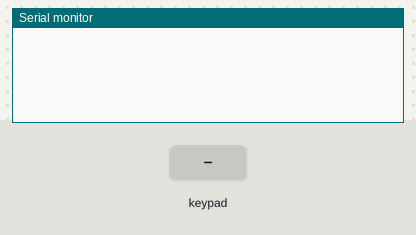
Recording of a sketch running on a simulated Arduino Uno, built with avr-gcc and run on an emulated ATmega328P. On the bench: the last lines printed to the serial monitor. The inputs (shaded band) are chosen by the test bench.

Above: at 1.2 s.
1.3 s: key '1' pressed
At 1.8 s:
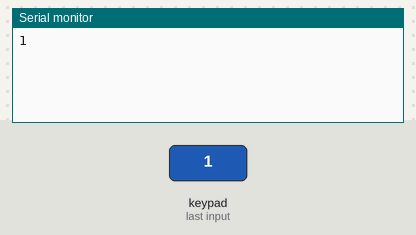
2.8 s: keypad keys 1 2 # pressed 0.4 s apart
At 4.7 s:
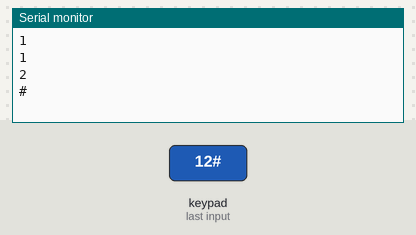
5.5 s: key 'A' pressed
At 6.1 s:
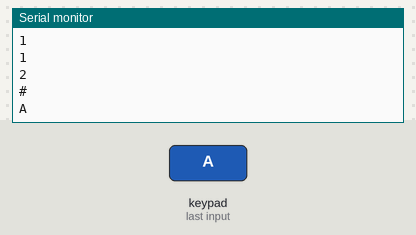
7.0 s: keypad keys 1 2 * pressed 0.4 s apart
At 9.1 s:
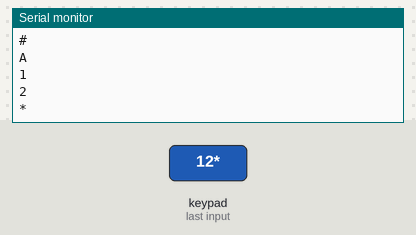
9.7 s: key 'B' pressed
At 10.7 s:
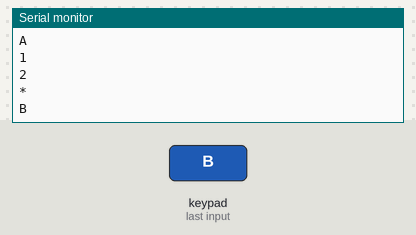
11.2 s: keypad keys 1 2 D pressed 0.4 s apart
At 12.5 s:
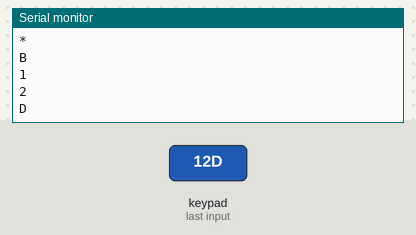

The sketch:

Keypad.ino
```cpp
#include <Keypad.h>
char tasten[4][4] = { {'1','2','3','A'}, {'4','5','6','B'}, {'7','8','9','C'}, {'*','0','#','D'} };
byte zeilen[4] = { 9, 8, 7, 6 }, spalten[4] = { 5, 4, 3, 2 };
Keypad keypad = Keypad(makeKeymap(tasten), zeilen, spalten, 4, 4);
void setup() { Serial.begin(9600); }
void loop() { char k = keypad.getKey(); if (k) Serial.println(k); }
```

Measured:
- after the input at 1.3 s, the serial monitor: prints a new line at once (image 1)
- after the input at 2.8 s, the serial monitor: prints a new line after 0.41 s (image 2)
- after the input at 5.5 s, the serial monitor: prints a new line at once (image 3)
- after the input at 7.0 s, the serial monitor: prints a new line at once (image 4)
- after the input at 9.7 s, the serial monitor: prints a new line at once (image 5)
- after the input at 11.2 s, the serial monitor: prints a new line at once (image 6)
